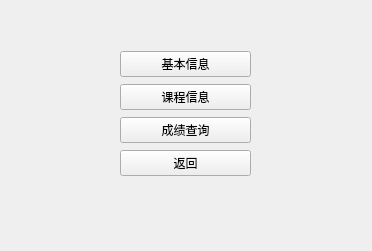
<?xml version="1.0" encoding="UTF-8"?>
<ui version="4.0">
 <class>client</class>
 <widget class="QWidget" name="client">
  <property name="geometry">
   <rect>
    <x>0</x>
    <y>0</y>
    <width>372</width>
    <height>251</height>
   </rect>
  </property>
  <property name="windowTitle">
   <string>client</string>
  </property>
  <widget class="QWidget" name="">
   <property name="geometry">
    <rect>
     <x>120</x>
     <y>50</y>
     <width>131</width>
     <height>131</height>
    </rect>
   </property>
   <layout class="QVBoxLayout" name="verticalLayout">
    <item>
     <widget class="QPushButton" name="pushButton_basic_client">
      <property name="text">
       <string>基本信息</string>
      </property>
     </widget>
    </item>
    <item>
     <widget class="QPushButton" name="pushButton_course_client">
      <property name="text">
       <string>课程信息</string>
      </property>
     </widget>
    </item>
    <item>
     <widget class="QPushButton" name="pushButton_score_client">
      <property name="text">
       <string>成绩查询</string>
      </property>
     </widget>
    </item>
    <item>
     <widget class="QPushButton" name="pushButton_back_client">
      <property name="text">
       <string>返回</string>
      </property>
     </widget>
    </item>
   </layout>
  </widget>
 </widget>
 <resources/>
 <connections/>
</ui>
